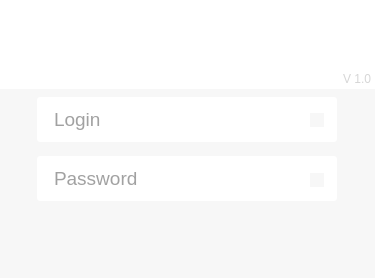
<?xml version="1.0" encoding="UTF-8"?>
<ui version="4.0">
 <class>LoginWindow</class>
 <widget class="QMainWindow" name="LoginWindow">
  <property name="windowModality">
   <enum>Qt::NonModal</enum>
  </property>
  <property name="geometry">
   <rect>
    <x>0</x>
    <y>0</y>
    <width>375</width>
    <height>278</height>
   </rect>
  </property>
  <property name="sizePolicy">
   <sizepolicy hsizetype="Fixed" vsizetype="Fixed">
    <horstretch>0</horstretch>
    <verstretch>0</verstretch>
   </sizepolicy>
  </property>
  <property name="windowTitle">
   <string>Celo VPN</string>
  </property>
  <widget class="QWidget" name="centralWidget">
   <widget class="QFrame" name="frameLogo">
    <property name="geometry">
     <rect>
      <x>0</x>
      <y>0</y>
      <width>375</width>
      <height>89</height>
     </rect>
    </property>
    <property name="palette">
     <palette>
      <active>
       <colorrole role="Button">
        <brush brushstyle="SolidPattern">
         <color alpha="255">
          <red>255</red>
          <green>255</green>
          <blue>255</blue>
         </color>
        </brush>
       </colorrole>
       <colorrole role="Base">
        <brush brushstyle="SolidPattern">
         <color alpha="255">
          <red>255</red>
          <green>255</green>
          <blue>255</blue>
         </color>
        </brush>
       </colorrole>
       <colorrole role="Window">
        <brush brushstyle="SolidPattern">
         <color alpha="255">
          <red>255</red>
          <green>255</green>
          <blue>255</blue>
         </color>
        </brush>
       </colorrole>
      </active>
      <inactive>
       <colorrole role="Button">
        <brush brushstyle="SolidPattern">
         <color alpha="255">
          <red>255</red>
          <green>255</green>
          <blue>255</blue>
         </color>
        </brush>
       </colorrole>
       <colorrole role="Base">
        <brush brushstyle="SolidPattern">
         <color alpha="255">
          <red>255</red>
          <green>255</green>
          <blue>255</blue>
         </color>
        </brush>
       </colorrole>
       <colorrole role="Window">
        <brush brushstyle="SolidPattern">
         <color alpha="255">
          <red>255</red>
          <green>255</green>
          <blue>255</blue>
         </color>
        </brush>
       </colorrole>
      </inactive>
      <disabled>
       <colorrole role="Button">
        <brush brushstyle="SolidPattern">
         <color alpha="255">
          <red>255</red>
          <green>255</green>
          <blue>255</blue>
         </color>
        </brush>
       </colorrole>
       <colorrole role="Base">
        <brush brushstyle="SolidPattern">
         <color alpha="255">
          <red>255</red>
          <green>255</green>
          <blue>255</blue>
         </color>
        </brush>
       </colorrole>
       <colorrole role="Window">
        <brush brushstyle="SolidPattern">
         <color alpha="255">
          <red>255</red>
          <green>255</green>
          <blue>255</blue>
         </color>
        </brush>
       </colorrole>
      </disabled>
     </palette>
    </property>
    <property name="autoFillBackground">
     <bool>false</bool>
    </property>
    <property name="styleSheet">
     <string notr="true">QFrame
{
	background-color: #ffffff;
	border: 0;
}</string>
    </property>
    <property name="frameShape">
     <enum>QFrame::StyledPanel</enum>
    </property>
    <property name="frameShadow">
     <enum>QFrame::Raised</enum>
    </property>
    <widget class="QLabel" name="L_Version">
     <property name="geometry">
      <rect>
       <x>100</x>
       <y>71</y>
       <width>271</width>
       <height>16</height>
      </rect>
     </property>
     <property name="font">
      <font>
       <pointsize>9</pointsize>
      </font>
     </property>
     <property name="styleSheet">
      <string notr="true">QLabel
{
color: #d6d6d6;
padding: 0;
margin: 0;
}</string>
     </property>
     <property name="text">
      <string>V 1.0</string>
     </property>
     <property name="alignment">
      <set>Qt::AlignRight|Qt::AlignTrailing|Qt::AlignVCenter</set>
     </property>
    </widget>
    <widget class="QLabel" name="L_Logo">
     <property name="geometry">
      <rect>
       <x>94</x>
       <y>17</y>
       <width>188</width>
       <height>56</height>
      </rect>
     </property>
     <property name="styleSheet">
      <string notr="true">QLabel
{
	border-image: url(:/imgs/logo1.png);
}</string>
     </property>
     <property name="text">
      <string/>
     </property>
    </widget>
    <widget class="QPushButton" name="logoButton">
     <property name="geometry">
      <rect>
       <x>94</x>
       <y>17</y>
       <width>188</width>
       <height>56</height>
      </rect>
     </property>
     <property name="styleSheet">
      <string notr="true">QPushButton
{
    border:0px;
    color: #ffffff;
    border-image: url(:/imgs/cb-empty.png);
}</string>
     </property>
     <property name="text">
      <string/>
     </property>
    </widget>
   </widget>
   <widget class="QFrame" name="frameBottom">
    <property name="geometry">
     <rect>
      <x>0</x>
      <y>89</y>
      <width>375</width>
      <height>191</height>
     </rect>
    </property>
    <property name="palette">
     <palette>
      <active>
       <colorrole role="Button">
        <brush brushstyle="SolidPattern">
         <color alpha="255">
          <red>247</red>
          <green>247</green>
          <blue>247</blue>
         </color>
        </brush>
       </colorrole>
       <colorrole role="Light">
        <brush brushstyle="SolidPattern">
         <color alpha="255">
          <red>255</red>
          <green>0</green>
          <blue>0</blue>
         </color>
        </brush>
       </colorrole>
       <colorrole role="Base">
        <brush brushstyle="SolidPattern">
         <color alpha="255">
          <red>247</red>
          <green>247</green>
          <blue>247</blue>
         </color>
        </brush>
       </colorrole>
       <colorrole role="Window">
        <brush brushstyle="SolidPattern">
         <color alpha="255">
          <red>247</red>
          <green>247</green>
          <blue>247</blue>
         </color>
        </brush>
       </colorrole>
      </active>
      <inactive>
       <colorrole role="Button">
        <brush brushstyle="SolidPattern">
         <color alpha="255">
          <red>247</red>
          <green>247</green>
          <blue>247</blue>
         </color>
        </brush>
       </colorrole>
       <colorrole role="Light">
        <brush brushstyle="SolidPattern">
         <color alpha="255">
          <red>255</red>
          <green>0</green>
          <blue>0</blue>
         </color>
        </brush>
       </colorrole>
       <colorrole role="Base">
        <brush brushstyle="SolidPattern">
         <color alpha="255">
          <red>247</red>
          <green>247</green>
          <blue>247</blue>
         </color>
        </brush>
       </colorrole>
       <colorrole role="Window">
        <brush brushstyle="SolidPattern">
         <color alpha="255">
          <red>247</red>
          <green>247</green>
          <blue>247</blue>
         </color>
        </brush>
       </colorrole>
      </inactive>
      <disabled>
       <colorrole role="Button">
        <brush brushstyle="SolidPattern">
         <color alpha="255">
          <red>247</red>
          <green>247</green>
          <blue>247</blue>
         </color>
        </brush>
       </colorrole>
       <colorrole role="Light">
        <brush brushstyle="SolidPattern">
         <color alpha="255">
          <red>255</red>
          <green>0</green>
          <blue>0</blue>
         </color>
        </brush>
       </colorrole>
       <colorrole role="Base">
        <brush brushstyle="SolidPattern">
         <color alpha="255">
          <red>247</red>
          <green>247</green>
          <blue>247</blue>
         </color>
        </brush>
       </colorrole>
       <colorrole role="Window">
        <brush brushstyle="SolidPattern">
         <color alpha="255">
          <red>247</red>
          <green>247</green>
          <blue>247</blue>
         </color>
        </brush>
       </colorrole>
      </disabled>
     </palette>
    </property>
    <property name="autoFillBackground">
     <bool>false</bool>
    </property>
    <property name="styleSheet">
     <string notr="true">QFrame
{
	background-color: #f7f7f7;
	border: 0;
}</string>
    </property>
    <property name="frameShape">
     <enum>QFrame::StyledPanel</enum>
    </property>
    <property name="frameShadow">
     <enum>QFrame::Raised</enum>
    </property>
    <widget class="QPushButton" name="loginButton">
     <property name="geometry">
      <rect>
       <x>42</x>
       <y>127</y>
       <width>110</width>
       <height>41</height>
      </rect>
     </property>
     <property name="font">
      <font>
       <family>Helvetica Neue</family>
       <pointsize>10</pointsize>
      </font>
     </property>
     <property name="cursor">
      <cursorShape>PointingHandCursor</cursorShape>
     </property>
     <property name="focusPolicy">
      <enum>Qt::NoFocus</enum>
     </property>
     <property name="styleSheet">
      <string notr="true">QPushButton
{
	border:0px;
	color: #ffffff;
	border-image: url(:/imgs/b-login-norm.png);
}
QPushButton:hover:!pressed
{
	border-image: url(:/imgs/b-login-hover.png);
}
QPushButton:pressed
{
	border-image: url(:/imgs/b-login-pressed.png);
}</string>
     </property>
     <property name="text">
      <string/>
     </property>
    </widget>
    <widget class="QLineEdit" name="eLogin">
     <property name="geometry">
      <rect>
       <x>37</x>
       <y>8</y>
       <width>300</width>
       <height>45</height>
      </rect>
     </property>
     <property name="font">
      <font>
       <family>Helvetica Neue</family>
       <pointsize>14</pointsize>
      </font>
     </property>
     <property name="toolTipDuration">
      <number>-5</number>
     </property>
     <property name="autoFillBackground">
      <bool>false</bool>
     </property>
     <property name="styleSheet">
      <string notr="true">QLineEdit
{
border-radius: 3px;
padding: 2px 30px 2px 15px;
border: 0 transparent #b8d4e9;
color: #444444;
border-image: url(:/imgs/e-inactive.png);
}
QLineEdit:focus
{
border-image: url(:/imgs/e-active.png);
}</string>
     </property>
     <property name="text">
      <string/>
     </property>
     <property name="placeholderText">
      <string>Login</string>
     </property>
    </widget>
    <widget class="QLineEdit" name="ePsw">
     <property name="enabled">
      <bool>true</bool>
     </property>
     <property name="geometry">
      <rect>
       <x>37</x>
       <y>67</y>
       <width>300</width>
       <height>45</height>
      </rect>
     </property>
     <property name="font">
      <font>
       <family>Helvetica Neue</family>
       <pointsize>14</pointsize>
      </font>
     </property>
     <property name="toolTipDuration">
      <number>-5</number>
     </property>
     <property name="styleSheet">
      <string notr="true">QLineEdit
{
border-radius: 3px;
padding: 2px 30px 2px 15px;
border: 0 transparent #b8d4e9;
color: #444444;
border-image: url(:/imgs/e-inactive.png);
}
QLineEdit:focus
{
border-image: url(:/imgs/e-active.png);
}</string>
     </property>
	 <property name="inputMask">
      <string/>
     </property>
     <property name="text">
      <string/>
     </property>
	<property name="frame">
      <bool>false</bool>
     </property>
     <property name="echoMode">
      <enum>QLineEdit::Password</enum>
     </property>
     <property name="placeholderText">
      <string notr="true">Password</string>
     </property>
    </widget>
    <widget class="QLabel" name="lLoginDude">
     <property name="geometry">
      <rect>
       <x>310</x>
       <y>24</y>
       <width>14</width>
       <height>14</height>
      </rect>
     </property>
     <property name="styleSheet">
      <string notr="true">QLabel
{
	border-image: url(:/imgs/login-dude.png);
}</string>
     </property>
     <property name="lineWidth">
      <number>0</number>
     </property>
     <property name="text">
      <string/>
     </property>
     <property name="scaledContents">
      <bool>true</bool>
     </property>
    </widget>
    <widget class="QLabel" name="lPswLock">
     <property name="geometry">
      <rect>
       <x>310</x>
       <y>84</y>
       <width>14</width>
       <height>14</height>
      </rect>
     </property>
     <property name="styleSheet">
      <string notr="true">QLabel
{
	border-image: url(:/imgs/password-lock.png);
}</string>
     </property>
     <property name="lineWidth">
      <number>0</number>
     </property>
     <property name="text">
      <string/>
     </property>
     <property name="scaledContents">
      <bool>true</bool>
     </property>
    </widget>
    <widget class="QPushButton" name="rememberMeButton">
     <property name="geometry">
      <rect>
       <x>234</x>
       <y>128</y>
       <width>100</width>
       <height>18</height>
      </rect>
     </property>
     <property name="cursor">
      <cursorShape>PointingHandCursor</cursorShape>
     </property>
     <property name="focusPolicy">
      <enum>Qt::NoFocus</enum>
     </property>
     <property name="styleSheet">
      <string notr="true">QPushButton
{
	border:0px;
	color: #ffffff;
	border-image: url(:/imgs/cb-rememberme.png);
}
QPushButton:checked
{
	border-image: url(:/imgs/cb-rememberme-checked.png);
}
</string>
     </property>
     <property name="text">
      <string/>
     </property>
     <property name="checkable">
      <bool>true</bool>
     </property>
     <property name="checked">
      <bool>true</bool>
     </property>
    </widget>
    <widget class="QPushButton" name="optionsButton">
     <property name="geometry">
      <rect>
       <x>269</x>
       <y>150</y>
       <width>65</width>
       <height>18</height>
      </rect>
     </property>
     <property name="cursor">
      <cursorShape>PointingHandCursor</cursorShape>
     </property>
     <property name="focusPolicy">
      <enum>Qt::NoFocus</enum>
     </property>
     <property name="styleSheet">
      <string notr="true">QPushButton
{
	border:0px;
	color: #ffffff;
	border-image: url(:/imgs/b-options.png);
}</string>
     </property>
     <property name="text">
      <string/>
     </property>
    </widget>
    <widget class="QLabel" name="line_2">
     <property name="geometry">
      <rect>
       <x>0</x>
       <y>60</y>
       <width>375</width>
       <height>3</height>
      </rect>
     </property>
     <property name="styleSheet">
      <string notr="true">QLabel
{
	border:0px;
	border-image: url(:/imgs/h-line.png);
}</string>
     </property>
     <property name="text">
      <string/>
     </property>
    </widget>
    <widget class="QLabel" name="line_1">
     <property name="geometry">
      <rect>
       <x>0</x>
       <y>0</y>
       <width>375</width>
       <height>3</height>
      </rect>
     </property>
     <property name="styleSheet">
      <string notr="true">QLabel
{
	border:0px;
	border-image: url(:/imgs/h-line.png);
}</string>
     </property>
     <property name="text">
      <string/>
     </property>
    </widget>
    <widget class="QLabel" name="line_3">
     <property name="geometry">
      <rect>
       <x>0</x>
       <y>119</y>
       <width>375</width>
       <height>3</height>
      </rect>
     </property>
     <property name="styleSheet">
      <string notr="true">QLabel
{
	border:0px;
	border-image: url(:/imgs/h-line.png);
}</string>
     </property>
     <property name="text">
      <string/>
     </property>
    </widget>
    <widget class="QPushButton" name="cancelButton">
     <property name="geometry">
      <rect>
       <x>42</x>
       <y>127</y>
       <width>110</width>
       <height>41</height>
      </rect>
     </property>
     <property name="font">
      <font>
       <family>Helvetica Neue</family>
       <pointsize>10</pointsize>
      </font>
     </property>
     <property name="cursor">
      <cursorShape>PointingHandCursor</cursorShape>
     </property>
     <property name="focusPolicy">
      <enum>Qt::NoFocus</enum>
     </property>
     <property name="styleSheet">
      <string notr="true">QPushButton
{
	border:0px;
	color: #ffffff;
	border-image: url(:/imgs/b-cancel-norm.png);
}
QPushButton:hover:!pressed
{
	border-image: url(:/imgs/b-cancel-hover.png);
}
QPushButton:pressed
{
	border-image: url(:/imgs/b-cancel-pressed.png);
}</string>
     </property>
     <property name="text">
      <string/>
     </property>
    </widget>
    <zorder>cancelButton</zorder>
    <zorder>loginButton</zorder>
    <zorder>eLogin</zorder>
    <zorder>ePsw</zorder>
    <zorder>lLoginDude</zorder>
    <zorder>lPswLock</zorder>
    <zorder>rememberMeButton</zorder>
    <zorder>optionsButton</zorder>
    <zorder>line_2</zorder>
    <zorder>line_1</zorder>
    <zorder>line_3</zorder>
   </widget>
  </widget>
  <action name="actionExit">
   <property name="text">
    <string>exit</string>
   </property>
  </action>
 </widget>
 <layoutdefault spacing="6" margin="11"/>
 <resources/>
 <connections/>
</ui>
